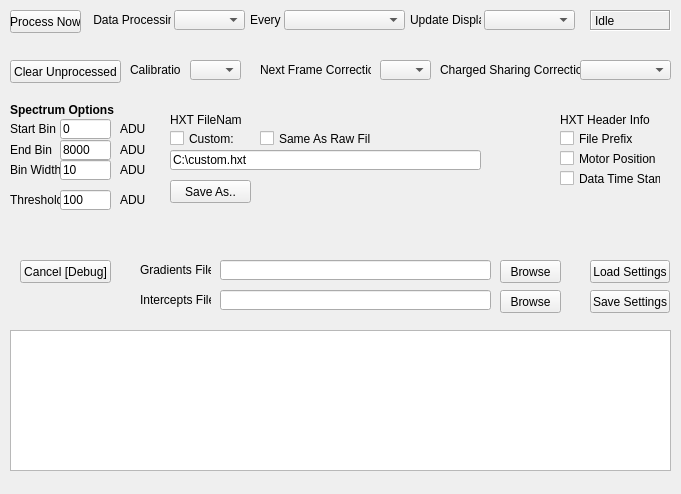
<?xml version="1.0" encoding="UTF-8"?>
<ui version="4.0">
 <class>ProcessingWindow</class>
 <widget class="QWidget" name="ProcessingWindow">
  <property name="enabled">
   <bool>true</bool>
  </property>
  <property name="geometry">
   <rect>
    <x>0</x>
    <y>0</y>
    <width>681</width>
    <height>494</height>
   </rect>
  </property>
  <property name="windowTitle">
   <string>Form</string>
  </property>
  <widget class="QLineEdit" name="hxtFileLineEdit">
   <property name="geometry">
    <rect>
     <x>170</x>
     <y>150</y>
     <width>311</width>
     <height>20</height>
    </rect>
   </property>
   <property name="text">
    <string>C:\custom.hxt</string>
   </property>
  </widget>
  <widget class="QComboBox" name="dataProcessingComboBox">
   <property name="geometry">
    <rect>
     <x>174</x>
     <y>10</y>
     <width>71</width>
     <height>20</height>
    </rect>
   </property>
  </widget>
  <widget class="QTextBrowser" name="output">
   <property name="geometry">
    <rect>
     <x>10</x>
     <y>330</y>
     <width>661</width>
     <height>141</height>
    </rect>
   </property>
   <property name="font">
    <font>
     <pointsize>8</pointsize>
    </font>
   </property>
   <property name="contextMenuPolicy">
    <enum>Qt::CustomContextMenu</enum>
   </property>
  </widget>
  <widget class="QPushButton" name="processNowButton">
   <property name="geometry">
    <rect>
     <x>10</x>
     <y>10</y>
     <width>71</width>
     <height>23</height>
    </rect>
   </property>
   <property name="text">
    <string>Process Now</string>
   </property>
  </widget>
  <widget class="QPushButton" name="saveSettingsButton">
   <property name="geometry">
    <rect>
     <x>590</x>
     <y>290</y>
     <width>80</width>
     <height>23</height>
    </rect>
   </property>
   <property name="autoFillBackground">
    <bool>false</bool>
   </property>
   <property name="text">
    <string>Save Settings</string>
   </property>
  </widget>
  <widget class="QLabel" name="gradientsPathLabel">
   <property name="geometry">
    <rect>
     <x>140</x>
     <y>260</y>
     <width>71</width>
     <height>20</height>
    </rect>
   </property>
   <property name="layoutDirection">
    <enum>Qt::LeftToRight</enum>
   </property>
   <property name="text">
    <string>Gradients File:</string>
   </property>
   <property name="alignment">
    <set>Qt::AlignLeading|Qt::AlignLeft|Qt::AlignVCenter</set>
   </property>
  </widget>
  <widget class="QLabel" name="stateLabel">
   <property name="geometry">
    <rect>
     <x>590</x>
     <y>10</y>
     <width>81</width>
     <height>21</height>
    </rect>
   </property>
   <property name="frameShape">
    <enum>QFrame::Box</enum>
   </property>
   <property name="frameShadow">
    <enum>QFrame::Sunken</enum>
   </property>
   <property name="text">
    <string>Idle</string>
   </property>
  </widget>
  <widget class="QPushButton" name="gradientsBrowseButton">
   <property name="geometry">
    <rect>
     <x>500</x>
     <y>260</y>
     <width>61</width>
     <height>23</height>
    </rect>
   </property>
   <property name="text">
    <string>Browse</string>
   </property>
  </widget>
  <widget class="QLineEdit" name="gradientsPathLineEdit">
   <property name="geometry">
    <rect>
     <x>220</x>
     <y>260</y>
     <width>271</width>
     <height>20</height>
    </rect>
   </property>
  </widget>
  <widget class="QLabel" name="dataProcessingLabel">
   <property name="geometry">
    <rect>
     <x>90</x>
     <y>10</y>
     <width>81</width>
     <height>20</height>
    </rect>
   </property>
   <property name="text">
    <string> Data Processing</string>
   </property>
  </widget>
  <widget class="QPushButton" name="debugButton">
   <property name="geometry">
    <rect>
     <x>20</x>
     <y>260</y>
     <width>91</width>
     <height>23</height>
    </rect>
   </property>
   <property name="text">
    <string>Cancel [Debug]</string>
   </property>
  </widget>
  <widget class="QPushButton" name="loadSettingsButton">
   <property name="geometry">
    <rect>
     <x>590</x>
     <y>260</y>
     <width>80</width>
     <height>23</height>
    </rect>
   </property>
   <property name="text">
    <string>Load Settings</string>
   </property>
  </widget>
  <widget class="QComboBox" name="processingFrequencyComboBox">
   <property name="geometry">
    <rect>
     <x>284</x>
     <y>10</y>
     <width>121</width>
     <height>20</height>
    </rect>
   </property>
  </widget>
  <widget class="QLabel" name="processingFrequencyLabel">
   <property name="geometry">
    <rect>
     <x>250</x>
     <y>10</y>
     <width>31</width>
     <height>20</height>
    </rect>
   </property>
   <property name="text">
    <string>Every</string>
   </property>
  </widget>
  <widget class="QComboBox" name="updateDisplayComboBox">
   <property name="geometry">
    <rect>
     <x>484</x>
     <y>10</y>
     <width>91</width>
     <height>20</height>
    </rect>
   </property>
  </widget>
  <widget class="QLabel" name="updateDisplayLabel">
   <property name="geometry">
    <rect>
     <x>410</x>
     <y>10</y>
     <width>71</width>
     <height>20</height>
    </rect>
   </property>
   <property name="text">
    <string>Update Display</string>
   </property>
  </widget>
  <widget class="QLabel" name="hxtFileNameLabel">
   <property name="geometry">
    <rect>
     <x>170</x>
     <y>110</y>
     <width>71</width>
     <height>20</height>
    </rect>
   </property>
   <property name="text">
    <string>HXT FileName</string>
   </property>
  </widget>
  <widget class="QCheckBox" name="filePrefixCheckBox">
   <property name="enabled">
    <bool>true</bool>
   </property>
   <property name="geometry">
    <rect>
     <x>560</x>
     <y>130</y>
     <width>101</width>
     <height>17</height>
    </rect>
   </property>
   <property name="text">
    <string>File Prefix</string>
   </property>
   <property name="checked">
    <bool>false</bool>
   </property>
  </widget>
  <widget class="QCheckBox" name="motorPositionCheckBox">
   <property name="geometry">
    <rect>
     <x>560</x>
     <y>150</y>
     <width>101</width>
     <height>17</height>
    </rect>
   </property>
   <property name="text">
    <string>Motor Position</string>
   </property>
   <property name="checked">
    <bool>false</bool>
   </property>
  </widget>
  <widget class="QCheckBox" name="dataTimeStampCheckBox">
   <property name="geometry">
    <rect>
     <x>560</x>
     <y>170</y>
     <width>101</width>
     <height>17</height>
    </rect>
   </property>
   <property name="text">
    <string>Data Time Stamp</string>
   </property>
   <property name="checked">
    <bool>false</bool>
   </property>
  </widget>
  <widget class="QCheckBox" name="customCheckBox">
   <property name="geometry">
    <rect>
     <x>170</x>
     <y>130</y>
     <width>101</width>
     <height>17</height>
    </rect>
   </property>
   <property name="text">
    <string>Custom:</string>
   </property>
   <property name="checked">
    <bool>false</bool>
   </property>
  </widget>
  <widget class="QComboBox" name="calibrationComboBox">
   <property name="geometry">
    <rect>
     <x>190</x>
     <y>60</y>
     <width>51</width>
     <height>20</height>
    </rect>
   </property>
  </widget>
  <widget class="QLabel" name="calibrationLabel">
   <property name="geometry">
    <rect>
     <x>130</x>
     <y>60</y>
     <width>51</width>
     <height>20</height>
    </rect>
   </property>
   <property name="text">
    <string>Calibration</string>
   </property>
  </widget>
  <widget class="QComboBox" name="nextFrameCorrectionComboBox">
   <property name="geometry">
    <rect>
     <x>380</x>
     <y>60</y>
     <width>51</width>
     <height>20</height>
    </rect>
   </property>
  </widget>
  <widget class="QLabel" name="nextFrameCorrectionLabel">
   <property name="geometry">
    <rect>
     <x>260</x>
     <y>60</y>
     <width>111</width>
     <height>20</height>
    </rect>
   </property>
   <property name="text">
    <string>Next Frame Correction</string>
   </property>
  </widget>
  <widget class="QLabel" name="chargeSharingCorrectionLabel">
   <property name="geometry">
    <rect>
     <x>440</x>
     <y>60</y>
     <width>141</width>
     <height>20</height>
    </rect>
   </property>
   <property name="text">
    <string>Charged Sharing Correction</string>
   </property>
  </widget>
  <widget class="QComboBox" name="chargeSharingCorrectionComboBox">
   <property name="geometry">
    <rect>
     <x>580</x>
     <y>60</y>
     <width>91</width>
     <height>20</height>
    </rect>
   </property>
  </widget>
  <widget class="QPushButton" name="hxtFileSaveButton">
   <property name="geometry">
    <rect>
     <x>170</x>
     <y>180</y>
     <width>81</width>
     <height>23</height>
    </rect>
   </property>
   <property name="text">
    <string>Save As..</string>
   </property>
  </widget>
  <widget class="QPushButton" name="interceptsBrowseButton">
   <property name="geometry">
    <rect>
     <x>500</x>
     <y>290</y>
     <width>61</width>
     <height>23</height>
    </rect>
   </property>
   <property name="text">
    <string>Browse</string>
   </property>
  </widget>
  <widget class="QLabel" name="interceptsPathLabel">
   <property name="geometry">
    <rect>
     <x>140</x>
     <y>290</y>
     <width>71</width>
     <height>20</height>
    </rect>
   </property>
   <property name="layoutDirection">
    <enum>Qt::LeftToRight</enum>
   </property>
   <property name="text">
    <string>Intercepts File:</string>
   </property>
   <property name="alignment">
    <set>Qt::AlignLeading|Qt::AlignLeft|Qt::AlignVCenter</set>
   </property>
  </widget>
  <widget class="QLineEdit" name="interceptsPathLineEdit">
   <property name="geometry">
    <rect>
     <x>220</x>
     <y>290</y>
     <width>271</width>
     <height>20</height>
    </rect>
   </property>
  </widget>
  <widget class="QLineEdit" name="startBinLineEdit">
   <property name="geometry">
    <rect>
     <x>60</x>
     <y>119</y>
     <width>51</width>
     <height>20</height>
    </rect>
   </property>
   <property name="text">
    <string>0</string>
   </property>
  </widget>
  <widget class="QLabel" name="startBinLabel">
   <property name="geometry">
    <rect>
     <x>10</x>
     <y>119</y>
     <width>51</width>
     <height>20</height>
    </rect>
   </property>
   <property name="layoutDirection">
    <enum>Qt::LeftToRight</enum>
   </property>
   <property name="text">
    <string>Start Bin</string>
   </property>
   <property name="alignment">
    <set>Qt::AlignLeading|Qt::AlignLeft|Qt::AlignVCenter</set>
   </property>
  </widget>
  <widget class="QLabel" name="startUnitLabel">
   <property name="geometry">
    <rect>
     <x>120</x>
     <y>119</y>
     <width>31</width>
     <height>20</height>
    </rect>
   </property>
   <property name="layoutDirection">
    <enum>Qt::LeftToRight</enum>
   </property>
   <property name="text">
    <string>ADU</string>
   </property>
   <property name="alignment">
    <set>Qt::AlignLeading|Qt::AlignLeft|Qt::AlignVCenter</set>
   </property>
  </widget>
  <widget class="QLabel" name="endUnitLabel">
   <property name="geometry">
    <rect>
     <x>120</x>
     <y>140</y>
     <width>31</width>
     <height>20</height>
    </rect>
   </property>
   <property name="layoutDirection">
    <enum>Qt::LeftToRight</enum>
   </property>
   <property name="text">
    <string>ADU</string>
   </property>
   <property name="alignment">
    <set>Qt::AlignLeading|Qt::AlignLeft|Qt::AlignVCenter</set>
   </property>
  </widget>
  <widget class="QLineEdit" name="endBinLineEdit">
   <property name="geometry">
    <rect>
     <x>60</x>
     <y>140</y>
     <width>51</width>
     <height>20</height>
    </rect>
   </property>
   <property name="text">
    <string>8000</string>
   </property>
  </widget>
  <widget class="QLabel" name="endBinLabel">
   <property name="geometry">
    <rect>
     <x>10</x>
     <y>140</y>
     <width>51</width>
     <height>20</height>
    </rect>
   </property>
   <property name="layoutDirection">
    <enum>Qt::LeftToRight</enum>
   </property>
   <property name="text">
    <string>End Bin</string>
   </property>
   <property name="alignment">
    <set>Qt::AlignLeading|Qt::AlignLeft|Qt::AlignVCenter</set>
   </property>
  </widget>
  <widget class="QLabel" name="binWidthLabel">
   <property name="geometry">
    <rect>
     <x>10</x>
     <y>160</y>
     <width>51</width>
     <height>20</height>
    </rect>
   </property>
   <property name="layoutDirection">
    <enum>Qt::LeftToRight</enum>
   </property>
   <property name="text">
    <string>Bin Width</string>
   </property>
   <property name="alignment">
    <set>Qt::AlignLeading|Qt::AlignLeft|Qt::AlignVCenter</set>
   </property>
  </widget>
  <widget class="QLineEdit" name="binWidthLineEdit">
   <property name="geometry">
    <rect>
     <x>60</x>
     <y>160</y>
     <width>51</width>
     <height>20</height>
    </rect>
   </property>
   <property name="text">
    <string>10</string>
   </property>
  </widget>
  <widget class="QLabel" name="binUnitLabel">
   <property name="geometry">
    <rect>
     <x>120</x>
     <y>160</y>
     <width>31</width>
     <height>20</height>
    </rect>
   </property>
   <property name="layoutDirection">
    <enum>Qt::LeftToRight</enum>
   </property>
   <property name="text">
    <string>ADU</string>
   </property>
   <property name="alignment">
    <set>Qt::AlignLeading|Qt::AlignLeft|Qt::AlignVCenter</set>
   </property>
  </widget>
  <widget class="QLabel" name="thresholdUnitLabel">
   <property name="geometry">
    <rect>
     <x>120</x>
     <y>190</y>
     <width>31</width>
     <height>20</height>
    </rect>
   </property>
   <property name="layoutDirection">
    <enum>Qt::LeftToRight</enum>
   </property>
   <property name="text">
    <string>ADU</string>
   </property>
   <property name="alignment">
    <set>Qt::AlignLeading|Qt::AlignLeft|Qt::AlignVCenter</set>
   </property>
  </widget>
  <widget class="QLabel" name="thresholdLabel">
   <property name="geometry">
    <rect>
     <x>10</x>
     <y>190</y>
     <width>51</width>
     <height>20</height>
    </rect>
   </property>
   <property name="layoutDirection">
    <enum>Qt::LeftToRight</enum>
   </property>
   <property name="text">
    <string>Threshold</string>
   </property>
   <property name="alignment">
    <set>Qt::AlignLeading|Qt::AlignLeft|Qt::AlignVCenter</set>
   </property>
  </widget>
  <widget class="QLineEdit" name="thresholdLineEdit">
   <property name="geometry">
    <rect>
     <x>60</x>
     <y>190</y>
     <width>51</width>
     <height>20</height>
    </rect>
   </property>
   <property name="text">
    <string>100</string>
   </property>
  </widget>
  <widget class="QLabel" name="spectrumOptionsLabel">
   <property name="geometry">
    <rect>
     <x>10</x>
     <y>100</y>
     <width>111</width>
     <height>20</height>
    </rect>
   </property>
   <property name="font">
    <font>
     <weight>75</weight>
     <bold>true</bold>
    </font>
   </property>
   <property name="layoutDirection">
    <enum>Qt::LeftToRight</enum>
   </property>
   <property name="text">
    <string>Spectrum Options</string>
   </property>
   <property name="alignment">
    <set>Qt::AlignLeading|Qt::AlignLeft|Qt::AlignVCenter</set>
   </property>
  </widget>
  <widget class="QPushButton" name="clearUnprocessedButton">
   <property name="geometry">
    <rect>
     <x>10</x>
     <y>60</y>
     <width>111</width>
     <height>23</height>
    </rect>
   </property>
   <property name="text">
    <string>Clear Unprocessed</string>
   </property>
  </widget>
  <widget class="QLabel" name="hxHeaderInfoLabel">
   <property name="geometry">
    <rect>
     <x>560</x>
     <y>110</y>
     <width>91</width>
     <height>20</height>
    </rect>
   </property>
   <property name="text">
    <string>HXT Header Info</string>
   </property>
  </widget>
  <widget class="QCheckBox" name="sameAsRawFileCheckBox">
   <property name="geometry">
    <rect>
     <x>260</x>
     <y>130</y>
     <width>111</width>
     <height>17</height>
    </rect>
   </property>
   <property name="text">
    <string>Same As Raw File</string>
   </property>
   <property name="checked">
    <bool>false</bool>
   </property>
  </widget>
 </widget>
 <resources/>
 <connections/>
</ui>
